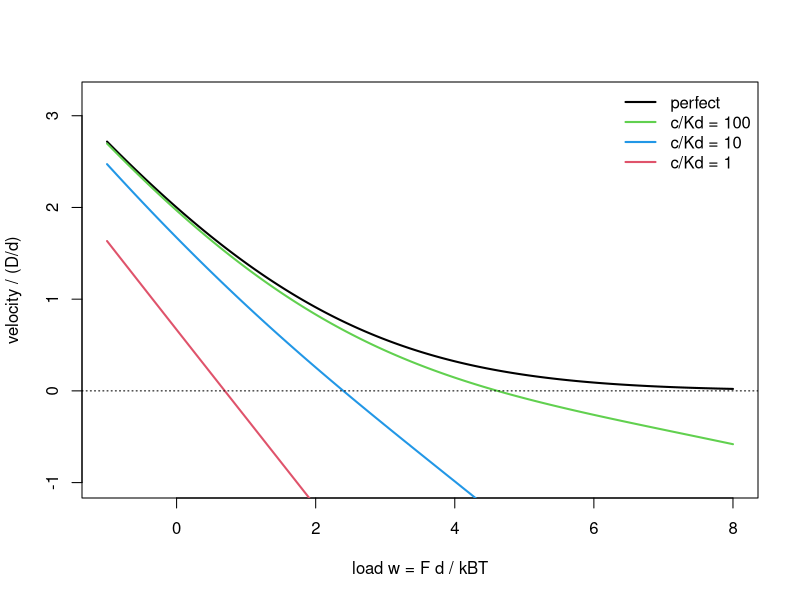

Reproduce this figure in R.
# Translocation ratchet: perfect and reversible-binding force-velocity curves (base R).
# Units d = 1, D = 1, kBT = 1; w = F d / kBT.
v_perfect <- function(w) ifelse(abs(w) < 1e-6, 2, w^2 / (exp(w) - w - 1))
v_reversible <- function(w, G, n = 300) {
  x <- (seq_len(n) - 0.5) / n
  X <- outer(x, rep(1, n)); Y <- outer(rep(1, n), x)
  dV <- w * Y - G * (floor(X + Y) - floor(X))      # staircase potential F x - G floor(x)
  (1 - exp(-(G - w))) / mean(exp(dV))
}
w <- seq(-1, 8, length.out = 200)
plot(w, v_perfect(w), type = "l", lwd = 2, ylim = c(-1, 3.2),
     xlab = "load w = F d / kBT", ylab = "velocity / (D/d)")
cols <- c(3, 4, 2); cK <- c(100, 10, 1)
for (i in 1:3) {
  G <- log(1 + cK[i])
  lines(w, sapply(w, v_reversible, G = G), col = cols[i], lwd = 2)
  cat(sprintf("c/Kd = %g: stall at w = %.2f\n", cK[i], G))
}
abline(h = 0, lty = 3)
legend("topright", c("perfect", paste("c/Kd =", cK)), col = c(1, cols), lwd = 2, bty = "n")
